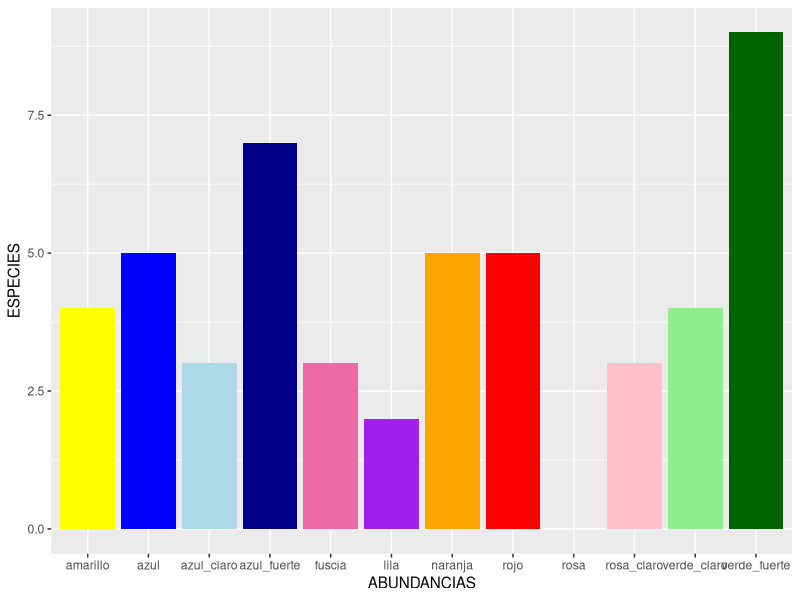

This figure's R source: (Note: this script raises an error after producing the figure.)
## ---- chunk 1
abundance <- read.csv (file = "datos/abundancias.csv")
abundance

## ---- chunk 2
library (ggplot2)

#bolsa 1
rank1 <- ggplot(abundance, aes (x=especie, y=bolsa_1))+
  geom_bar (stat = "identity", fill = (c("purple", "pink", "lightblue", "hotpink2",
                                         "yellow", "lightgreen", "red", "orange",
                                         "blue", "darkblue", "darkgreen", "hotpink")))+
  xlab ("ABUNDANCIAS") + ylab ("ESPECIES")
  
rank1
## ---- chunk 3
rank2
rank3
rank4
rank5
rank6
rank7
## ---- chunk 4
sumas <- read.csv(file = "datos/sumas.csv")
sumas

## ---- chunk 5
library(ggplot2)

#bolsa 1
b1 <- ggplot(sumas, aes( x=muestra, y=bolsa_1))+
  geom_point(color="red") + geom_line(color="red")+
  xlab ("MUESTRAS") + ylab ("ESPECIES NUEVAS")
b1
## ---- chunk 6
b2
b3
b4
b5
b6
b7
## ---- chunk 7
presencia <- read.csv(file = "datos/presencia.csv")

rownames(presencia)<- presencia$especie
presencia <- presencia [,-1]
presencia

## ---- chunk 8
library(vegan)

jac_matrix <- vegdist (presencia, method="jaccard")
jac_matrix
## ---- chunk 9

abundancia <- read.csv(file = "datos/abundancias.csv")

rownames(abundancia)<- abundancia$especie
abundancia <- abundancia [,-1]
abundancia
## ---- chunk 10
bray_matrix <- vegdist (abundancia, method="bray")
bray_matrix
